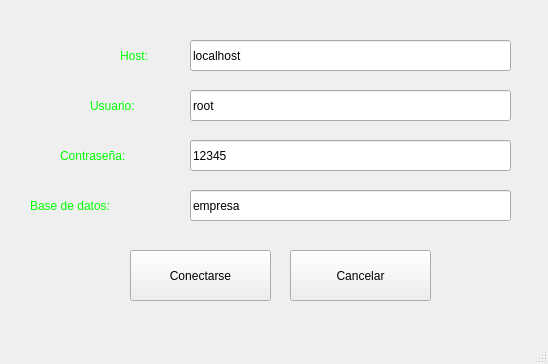
<?xml version="1.0" encoding="UTF-8"?>
<ui version="4.0">
 <class>MainWindow</class>
 <widget class="QMainWindow" name="MainWindow">
  <property name="geometry">
   <rect>
    <x>0</x>
    <y>0</y>
    <width>548</width>
    <height>364</height>
   </rect>
  </property>
  <property name="windowTitle">
   <string>MainWindow</string>
  </property>
  <widget class="QWidget" name="centralwidget">
   <widget class="QLabel" name="label">
    <property name="geometry">
     <rect>
      <x>120</x>
      <y>40</y>
      <width>91</width>
      <height>31</height>
     </rect>
    </property>
    <property name="styleSheet">
     <string notr="true">font: 75 16pt &quot;MS Shell Dlg 2&quot;;
color: rgb(0, 255, 0);</string>
    </property>
    <property name="text">
     <string>Host:</string>
    </property>
   </widget>
   <widget class="QLabel" name="label_2">
    <property name="geometry">
     <rect>
      <x>90</x>
      <y>90</y>
      <width>91</width>
      <height>31</height>
     </rect>
    </property>
    <property name="styleSheet">
     <string notr="true">font: 75 16pt &quot;MS Shell Dlg 2&quot;;
color: rgb(0, 255, 0);</string>
    </property>
    <property name="text">
     <string>Usuario:</string>
    </property>
   </widget>
   <widget class="QLabel" name="label_3">
    <property name="geometry">
     <rect>
      <x>30</x>
      <y>190</y>
      <width>141</width>
      <height>31</height>
     </rect>
    </property>
    <property name="styleSheet">
     <string notr="true">font: 75 16pt &quot;MS Shell Dlg 2&quot;;
color: rgb(0, 255, 0);</string>
    </property>
    <property name="text">
     <string>Base de datos:</string>
    </property>
   </widget>
   <widget class="QLabel" name="label_4">
    <property name="geometry">
     <rect>
      <x>60</x>
      <y>140</y>
      <width>121</width>
      <height>31</height>
     </rect>
    </property>
    <property name="styleSheet">
     <string notr="true">font: 75 16pt &quot;MS Shell Dlg 2&quot;;
color: rgb(0, 255, 0);</string>
    </property>
    <property name="text">
     <string>Contraseña:</string>
    </property>
   </widget>
   <widget class="QLineEdit" name="txtHost">
    <property name="geometry">
     <rect>
      <x>190</x>
      <y>40</y>
      <width>321</width>
      <height>31</height>
     </rect>
    </property>
    <property name="styleSheet">
     <string notr="true">font: 75 16pt &quot;MS Shell Dlg 2&quot;;</string>
    </property>
    <property name="text">
     <string>localhost</string>
    </property>
   </widget>
   <widget class="QLineEdit" name="txtUsuario">
    <property name="geometry">
     <rect>
      <x>190</x>
      <y>90</y>
      <width>321</width>
      <height>31</height>
     </rect>
    </property>
    <property name="styleSheet">
     <string notr="true">font: 75 16pt &quot;MS Shell Dlg 2&quot;;</string>
    </property>
    <property name="text">
     <string>root</string>
    </property>
   </widget>
   <widget class="QLineEdit" name="txtContrasena">
    <property name="geometry">
     <rect>
      <x>190</x>
      <y>140</y>
      <width>321</width>
      <height>31</height>
     </rect>
    </property>
    <property name="styleSheet">
     <string notr="true">font: 75 16pt &quot;MS Shell Dlg 2&quot;;</string>
    </property>
    <property name="text">
     <string>12345</string>
    </property>
   </widget>
   <widget class="QLineEdit" name="txtBD">
    <property name="geometry">
     <rect>
      <x>190</x>
      <y>190</y>
      <width>321</width>
      <height>31</height>
     </rect>
    </property>
    <property name="styleSheet">
     <string notr="true">font: 75 16pt &quot;MS Shell Dlg 2&quot;;</string>
    </property>
    <property name="text">
     <string>empresa</string>
    </property>
   </widget>
   <widget class="QLabel" name="label_5">
    <property name="geometry">
     <rect>
      <x>0</x>
      <y>0</y>
      <width>551</width>
      <height>331</height>
     </rect>
    </property>
    <property name="styleSheet">
     <string notr="true">border-image:url(C:/Users/soporte/Desktop/Python/Proyecto/fondoMetalico.jpg)

</string>
    </property>
    <property name="text">
     <string/>
    </property>
   </widget>
   <widget class="QPushButton" name="btnConectarse">
    <property name="geometry">
     <rect>
      <x>130</x>
      <y>250</y>
      <width>141</width>
      <height>51</height>
     </rect>
    </property>
    <property name="styleSheet">
     <string notr="true">font: 75 16pt &quot;MS Shell Dlg 2&quot;;</string>
    </property>
    <property name="text">
     <string>Conectarse</string>
    </property>
   </widget>
   <widget class="QPushButton" name="btnCancelar">
    <property name="geometry">
     <rect>
      <x>290</x>
      <y>250</y>
      <width>141</width>
      <height>51</height>
     </rect>
    </property>
    <property name="styleSheet">
     <string notr="true">font: 75 16pt &quot;MS Shell Dlg 2&quot;;</string>
    </property>
    <property name="text">
     <string>Cancelar</string>
    </property>
   </widget>
   <zorder>label_5</zorder>
   <zorder>label</zorder>
   <zorder>label_2</zorder>
   <zorder>label_3</zorder>
   <zorder>label_4</zorder>
   <zorder>txtHost</zorder>
   <zorder>txtUsuario</zorder>
   <zorder>txtContrasena</zorder>
   <zorder>txtBD</zorder>
   <zorder>btnConectarse</zorder>
   <zorder>btnCancelar</zorder>
  </widget>
  <widget class="QMenuBar" name="menubar">
   <property name="geometry">
    <rect>
     <x>0</x>
     <y>0</y>
     <width>548</width>
     <height>21</height>
    </rect>
   </property>
  </widget>
  <widget class="QStatusBar" name="statusbar"/>
 </widget>
 <resources/>
 <connections/>
</ui>
